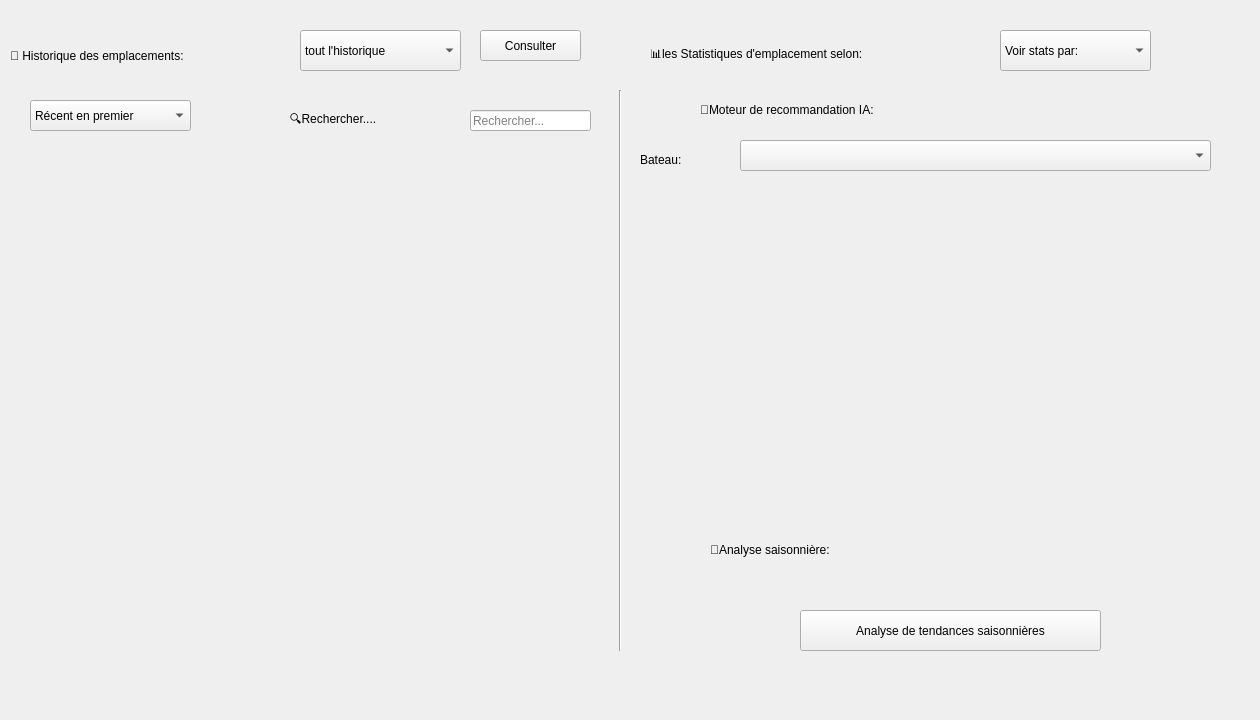
      <widget class="QWidget" name="tab_2">
       <attribute name="title">
        <string>statistiques &amp; historiques</string>
       </attribute>
       <widget class="QLabel" name="label_2">
        <property name="geometry">
         <rect>
          <x>10</x>
          <y>40</y>
          <width>291</width>
          <height>31</height>
         </rect>
        </property>
        <property name="text">
         <string>📜 Historique des emplacements:</string>
        </property>
       </widget>
       <widget class="Line" name="line">
        <property name="geometry">
         <rect>
          <x>610</x>
          <y>90</y>
          <width>20</width>
          <height>561</height>
         </rect>
        </property>
        <property name="orientation">
         <enum>Qt::Orientation::Vertical</enum>
        </property>
       </widget>
       <widget class="QLabel" name="label_5">
        <property name="geometry">
         <rect>
          <x>650</x>
          <y>40</y>
          <width>361</width>
          <height>31</height>
         </rect>
        </property>
        <property name="text">
         <string>📊les Statistiques d'emplacement selon:</string>
        </property>
       </widget>
       <widget class="QComboBox" name="comboBox_11">
        <property name="geometry">
         <rect>
          <x>1000</x>
          <y>30</y>
          <width>151</width>
          <height>41</height>
         </rect>
        </property>
        <item>
         <property name="text">
          <string>Voir stats par:</string>
         </property>
        </item>
        <item>
         <property name="text">
          <string>état</string>
         </property>
        </item>
        <item>
         <property name="text">
          <string>type</string>
         </property>
        </item>
        <item>
         <property name="text">
          <string>num</string>
         </property>
        </item>
        <item>
         <property name="text">
          <string>quai</string>
         </property>
        </item>
       </widget>
       <widget class="QPushButton" name="pushButton_19">
        <property name="geometry">
         <rect>
          <x>480</x>
          <y>30</y>
          <width>101</width>
          <height>31</height>
         </rect>
        </property>
        <property name="text">
         <string>Consulter</string>
        </property>
       </widget>
       <widget class="QComboBox" name="comboBox_14">
        <property name="geometry">
         <rect>
          <x>300</x>
          <y>30</y>
          <width>161</width>
          <height>41</height>
         </rect>
        </property>
        <item>
         <property name="text">
          <string>tout l'historique</string>
         </property>
        </item>
        <item>
         <property name="text">
          <string>ce mois</string>
         </property>
        </item>
        <item>
         <property name="text">
          <string>cette semaine</string>
         </property>
        </item>
       </widget>
       <widget class="QComboBox" name="comboBox_15">
        <property name="geometry">
         <rect>
          <x>30</x>
          <y>100</y>
          <width>161</width>
          <height>31</height>
         </rect>
        </property>
        <item>
         <property name="text">
          <string>Récent en premier</string>
         </property>
        </item>
        <item>
         <property name="text">
          <string>Ancien en premier</string>
         </property>
        </item>
       </widget>
       <widget class="QLabel" name="label_6">
        <property name="geometry">
         <rect>
          <x>290</x>
          <y>110</y>
          <width>141</width>
          <height>21</height>
         </rect>
        </property>
        <property name="text">
         <string>🔍Rechercher....</string>
        </property>
       </widget>
       <widget class="QLineEdit" name="lineEdit_5">
        <property name="geometry">
         <rect>
          <x>470</x>
          <y>110</y>
          <width>121</width>
          <height>21</height>
         </rect>
        </property>
        <property name="placeholderText">
         <string>Rechercher...</string>
        </property>
       </widget>
       <widget class="QWidget" name="widget_historique" native="true">
        <property name="geometry">
         <rect>
          <x>20</x>
          <y>160</y>
          <width>581</width>
          <height>551</height>
         </rect>
        </property>
       </widget>
       <widget class="QLabel" name="label_9">
        <property name="geometry">
         <rect>
          <x>700</x>
          <y>100</y>
          <width>291</width>
          <height>20</height>
         </rect>
        </property>
        <property name="text">
         <string>🧠Moteur de recommandation IA:</string>
        </property>
       </widget>
       <widget class="QLabel" name="label_10">
        <property name="geometry">
         <rect>
          <x>640</x>
          <y>150</y>
          <width>71</width>
          <height>20</height>
         </rect>
        </property>
        <property name="text">
         <string>Bateau:</string>
        </property>
       </widget>
       <widget class="QComboBox" name="comboBox_16">
        <property name="geometry">
         <rect>
          <x>740</x>
          <y>140</y>
          <width>471</width>
          <height>31</height>
         </rect>
        </property>
       </widget>
       <widget class="QWidget" name="widget_1" native="true">
        <property name="geometry">
         <rect>
          <x>640</x>
          <y>200</y>
          <width>611</width>
          <height>291</height>
         </rect>
        </property>
       </widget>
       <widget class="QLabel" name="label_11">
        <property name="geometry">
         <rect>
          <x>710</x>
          <y>540</y>
          <width>191</width>
          <height>20</height>
         </rect>
        </property>
        <property name="text">
         <string>📅Analyse saisonnière:</string>
        </property>
       </widget>
       <widget class="QPushButton" name="pushButton_20">
        <property name="geometry">
         <rect>
          <x>800</x>
          <y>610</y>
          <width>301</width>
          <height>41</height>
         </rect>
        </property>
        <property name="text">
         <string>Analyse de tendances saisonnières</string>
        </property>
       </widget>
      </widget>
